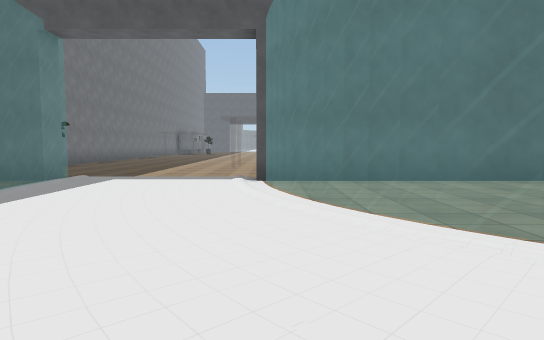
View 1 (above)

18 first-person views from a walk through a Unity game level. The camera is 1.3 m above the floor, tilts 4° down and sees 75° across. The floor is counted in squares, 2 m on a side. Each view is taken from the middle of a square. On the plan, view 1 faces up. The plan holds only what a view shows up to about 10 squares ahead; the rest is blank. The place goes on beyond the plan. The player character is not drawn. Some surface patterns are stand-ins.

View 2
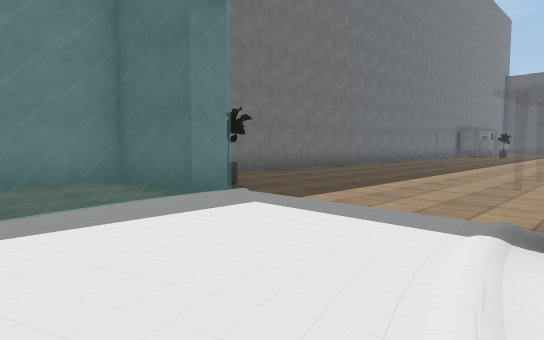

View 3
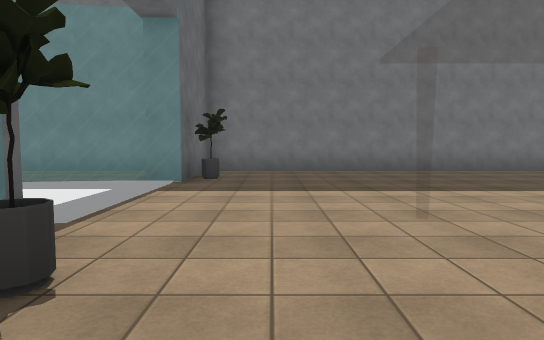

View 4
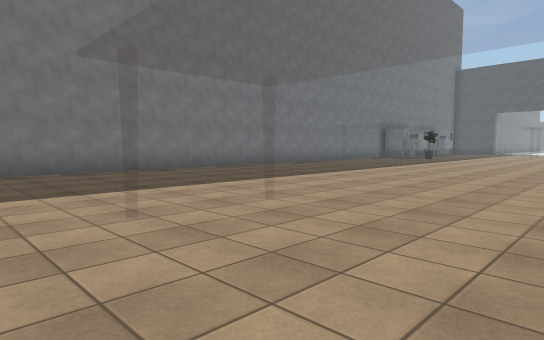

View 5
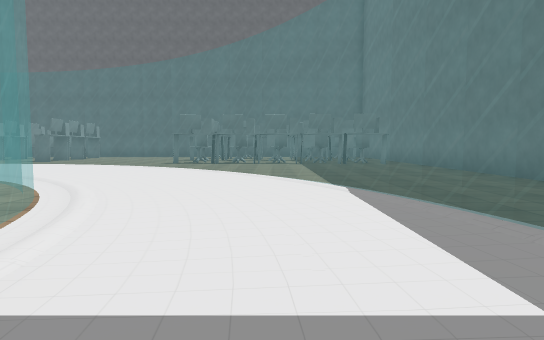

View 6
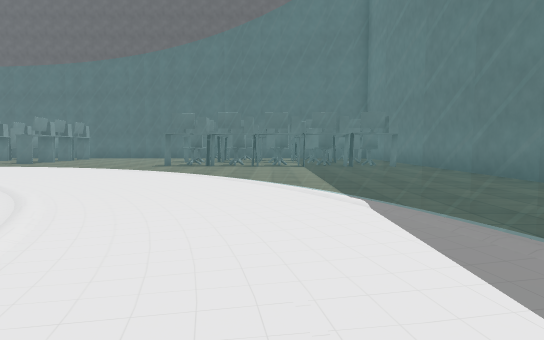

View 7
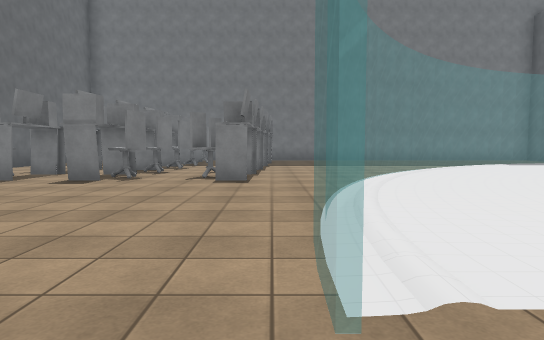

View 8
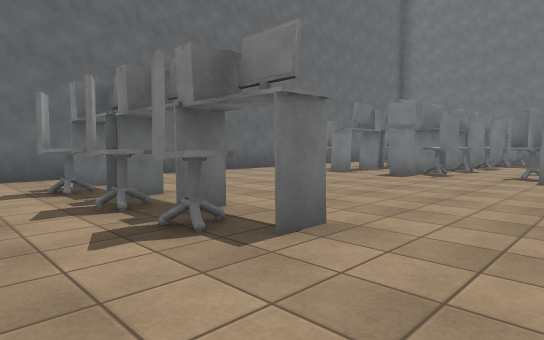

View 9
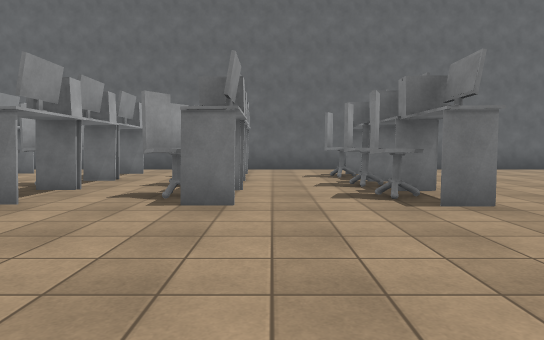

View 10
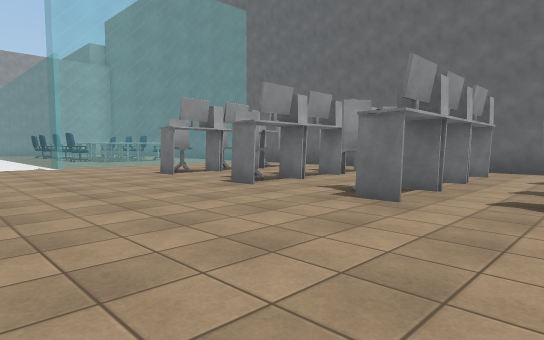

View 11
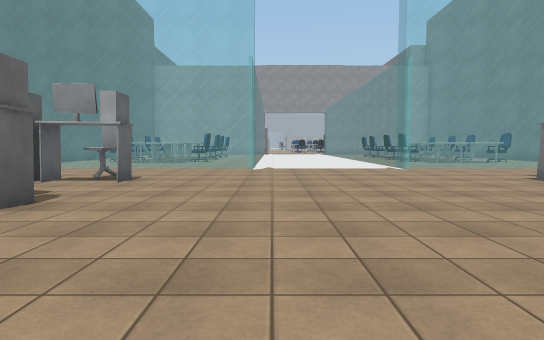

View 12
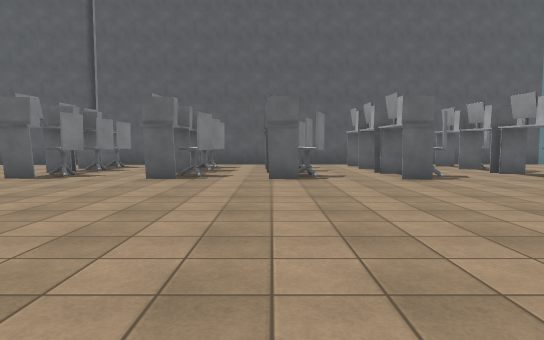

View 13
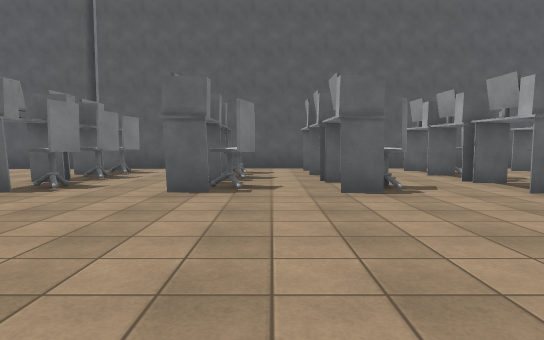

View 14
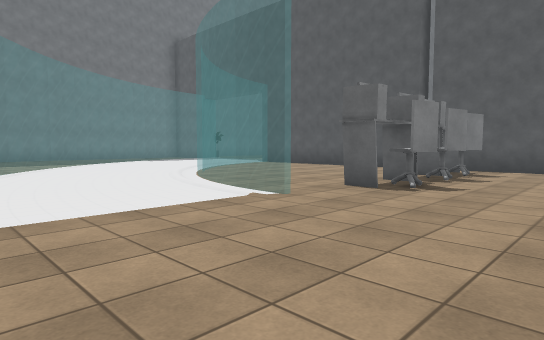

View 15
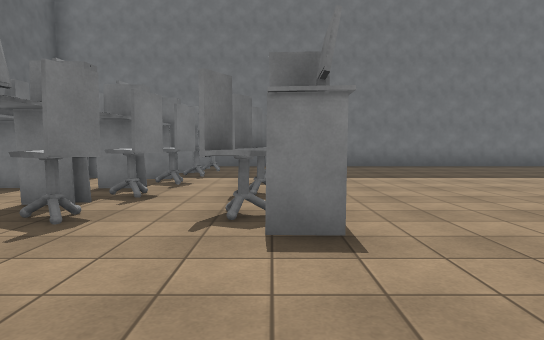

View 16
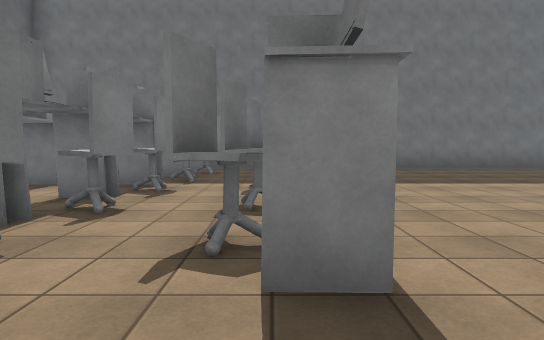

View 17
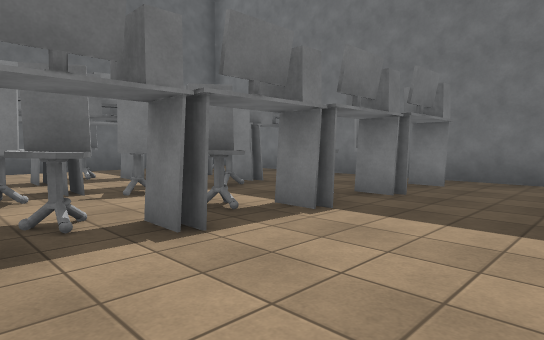

View 18
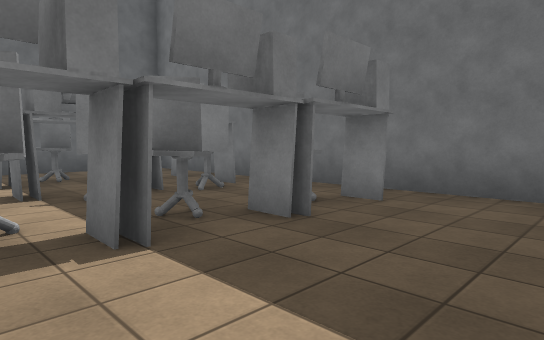

### Floor plan
Key: @ floor where view 1 was taken; # wall or solid block; . floor; = window, fence, low wall or low ledge; E desk; O other object.
Columns run from 7 left of view 1 to 21 right of it. Each row starts with its distance up from view 1.
 20       ..
 19      ....
 18     .....
 17    ......
 16 # .......
 15 #........
 14 #........
 13 #........
 12 #.....=..
 11 #........
 10 #..... ..
  9 #.........
  8 #.O....O.
  7 ###=...###################
  6 #..=...=..... E..E.E .E.E
  5 #..=...=......EE.E.EE.E.EE.
  4 #..=....=.....EE.E..E.E..E..=
  3 #.......=.....E..E.E..E.EE..
  2 #...=....==...EE.E.EE.E.EE..=
  1 #....=.....==...............=
  0 #......@......=.............=
 -1 #.....==.....................
 -2 #.......=....................
 -3 #........===.................
 -4 #E.EE.......===..............
 -5 #.EEEEEEE...................=
 -6 #.EE..........E..E.E..E.E...=
 -7 #EEEEEEEE.....EE.E.EE.E.EE..=
 -8 #.............EE.E..E.E..E .=
 -9 #OOEEEEEE.....EE.O.EE.E.EO
-10 #....EE.E.....E..O.EE.E.OO
-11 # .....  .... ......
-12   #####  ##############

Positions as (right, up) in squares from view 1, and headings:
1: (0, 0), facing up
2: (0, 4), facing up-left
3: (2, 9), facing left
4: (2, 9), facing up-left
5: (-2, 8), facing down
6: (-2, 7), facing down
7: (8, -4), facing left
8: (9, -4), facing down-left
9: (9, -2), facing down
10: (10, -2), facing down-right
11: (11, -1), facing right
12: (12, -5), facing up
13: (11, -3), facing up
14: (10, -3), facing up-left
15: (4, -5), facing left
16: (3, -5), facing left
17: (0, -2), facing down-left
18: (-2, -2), facing down-left
